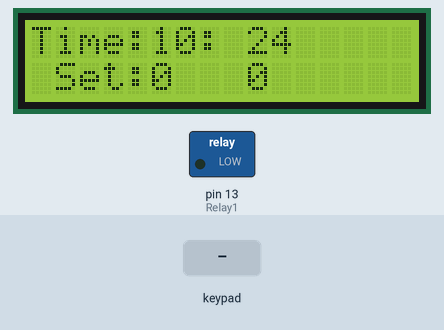
Simulated run of this sketch. Board: Arduino Uno, built with avr-gcc and run on an emulated ATmega328P. Parts: 16×2 character LCD, switched loads named in the sketch (green lamp = pin HIGH). The test bench sets the inputs (shaded band). The local clock reads 2024-03-15 10:24:30 at power-on unless the sketch sets it; what the sketch prints to the serial monitor is not drawn.

Above: at 1.2 s.
1.3 s: key '*' pressed
At 1.5 s:
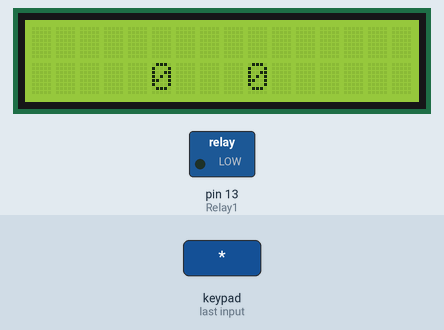
3.1 s: keypad keys 9 8 7 6 # pressed 0.4 s apart
At 5.5 s:
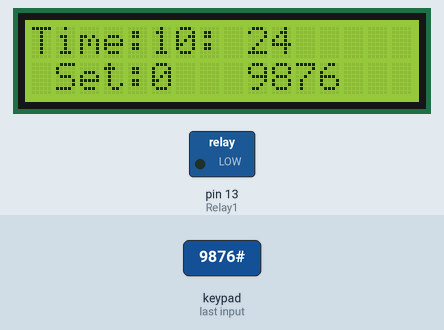
6.6 s: key 'A' pressed
At 8.1 s:
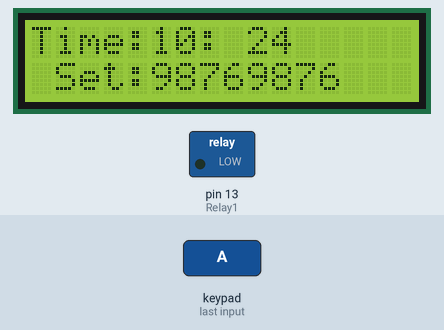
8.4 s: keypad keys 9 8 7 6 D pressed 0.4 s apart
At 8.58 s:
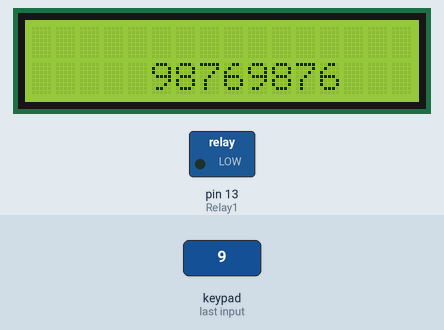
11.9 s: key 'B' pressed
Timing chart, 0 to 14.9 s (numbered marks = the images above; inputs shaded):
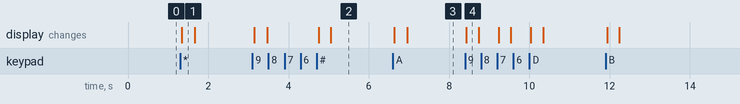

The sketch:

test2.ino
```cpp
#include <Keypad.h>
#include <LiquidCrystal_I2C.h>
#include "Wire.h"
#include "SPI.h"  // not used here, but needed to prevent a RTClib compile error
#include "RTClib.h"
RTC_DS3231 RTC;
LiquidCrystal_I2C lcd(0x27,16,2);
const byte ROWS = 4; //four rows
const byte COLS = 4; //three columns
char keys[ROWS][COLS] = {
  {'1', '2', '3', 'A'},
  {'4', '5', '6', 'B'},
  {'7', '8', '9', 'C'},
  {'*', '0', '#', 'D'}
};
byte rowPins[ROWS] = {9, 8, 7, 6};
byte colPins[COLS] = {5, 4, 3, 2};
Keypad keypad = Keypad( makeKeymap(keys), rowPins, colPins, ROWS, COLS );
int Relay1 = 13;
int Num1,Num2,Number;
int H;
int M;
char key,action;
boolean result = false;

void setup(){
  Serial.begin(9600);
  Wire.begin();
  RTC.begin();
  // ตั้งเวลาเตือนให้เอา // ข้างหน้า RTC.adjust ออก
  //RTC.adjust(DateTime(__DATE__, __TIME__));
  if (! RTC.isrunning()) {
    Serial.println("RTC is NOT running!");
    // following line sets the RTC to the date & time this sketch was compiled
    RTC.adjust(DateTime(__DATE__, __TIME__));
  }
  DateTime now = RTC.now();
  pinMode(Relay1, OUTPUT);
  lcd.init();
  lcd.backlight();
}

void loop(){
  DateTime now = RTC.now();
  digitalWrite(Relay1, LOW);
  key = keypad.getKey();
  lcd.setCursor(0, 0);
  lcd.print("Time: ");

  lcd.setCursor(5, 0);
  lcd.print(now.hour(), DEC);
  lcd.setCursor(7, 0);
  lcd.print(':');
  lcd.setCursor(9, 0);
  lcd.print(now.minute(), DEC);
  int H = now.hour();
  int M = now.minute();

  lcd.setCursor(1, 1);
  lcd.print("Set: ");

  if (Num1 == H && Num2== M){
    lcd.setCursor(11, 1);
    lcd.print("ok");
  }
  if (key!=NO_KEY)
  Keypads();

  SetTime();
  if (key != NO_KEY){
  Serial.println(key);
  }
}

void Keypads()
{
    lcd.clear();
    if (key=='*') {
    Number=Num1=Num2=0; result=false;
    lcd.clear();
    }
    if (key == '1'){
    if (Number==0)
    Number=1;
    else
    Number = (Number*10) + 1;
    }
    if (key == '4'){
    if (Number==0)
    Number=4;
    else
    Number = (Number*10) + 4;
    }
    if (key == '7'){
    if (Number==0)
    Number=7;
    else
    Number = (Number*10) + 7;
    }
    if (key == '0'){
    if (Number==0)
    Number=0;
    else
    Number = (Number*10) + 0;
    }
    if (key == '2'){
    if (Number==0)
    Number=2;
    else
    Number = (Number*10) + 2;
    }
    if (key == '5'){
    if (Number==0)
    Number=5;
    else
    Number = (Number*10) + 5;
    }
    if (key == '8'){
    if (Number==0)
    Number=8;
    else
    Number = (Number*10) + 8;
    }
    if (key == '#'){
    Num2=Number;
    result = true;
    }
    if (key == '3'){
    if (Number==0)
    Number=3;
    else
    Number = (Number*10) + 3;
    }
    if (key == '6'){
    if (Number==0)
    Number=6;
    else
    Number = (Number*10) + 6;
    }
    if (key == '9'){
    if (Number==0)
    Number=9;
    else
    Number = (Number*10) + 9;
    }
    if (key == 'A'){
    Num1 = Number;
    Number =0;
    delay(100);
  }
}

void SetTime()
{
  lcd.setCursor(5, 1);
  lcd.print(Num1);
  lcd.setCursor(9, 1);
  lcd.print(Num2);
}
```

Measured:
- after the input at 1.3 s, the display: changes at once (image 1)
- after the input at 3.1 s, the display: first changes at once (image 2 shows a later state)
- after the input at 6.6 s, the display: first changes at once (image 3 shows a later state)
- after the input at 8.4 s, the display: changes at once (image 4)
